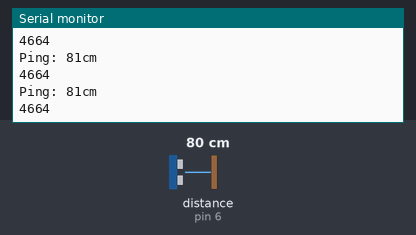
A sketch run on a simulated Arduino Uno, built with avr-gcc and run on an emulated ATmega328P. Parts: the last lines printed to the serial monitor. Inputs (shaded band) come from the test bench; at power-on: distance to the obstacle (sensor on pin 6) 80 cm. The echo pulse lasts 58.3 µs per cm.

Above: at 1.4 s.
1.5 s: distance to the obstacle (sensor on pin 6) set to 2 cm
At 1.98 s:
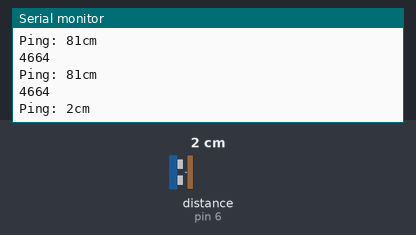
3.0 s: distance to the obstacle (sensor on pin 6) set to 120 cm
At 3.53 s:
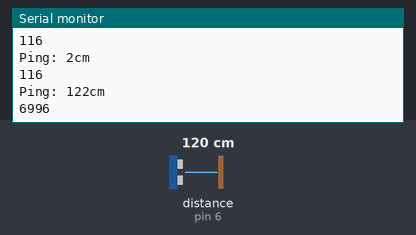
Timing chart, 0 to 6.0 s (numbered marks = the images above; inputs shaded):
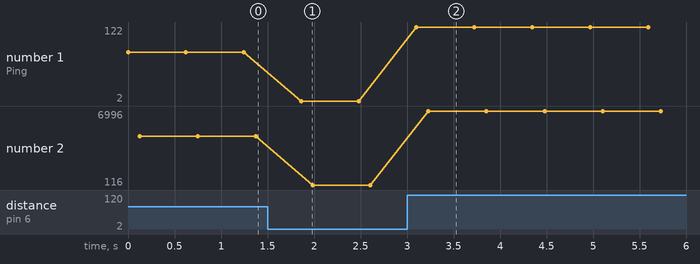

Measured:
- after the input at 1.5 s, the serial monitor: prints a new line after 0.37 s (image 1)
- after the input at 3.0 s, the serial monitor: prints a new line after 0.10 s (image 2)
- plotted number 1: 81 → 2 after the input at 1.5 s, 2 → 122 after the input at 3.0 s
- plotted number 2: 4664 → 116 after the input at 1.5 s, 116 → 6996 after the input at 3.0 s

The sketch:

sketch_jan13b.ino
```cpp
#include <NewPing.h>

#define TRIGGER_PIN  5
#define ECHO_PIN     6
#define MAX_DISTANCE 200

NewPing sonar(TRIGGER_PIN, ECHO_PIN, MAX_DISTANCE);

void setup() {
  Serial.begin(9600);
  }

void loop() {
  Serial.print("Ping: ");
  unsigned int us=sonar.ping_median();     //傳回 5 次偵測的回應時間中數 (微秒)
  Serial.print(sonar.convert_cm(us));         //將回應時間 (微秒) 轉成距離 (公分)
  Serial.println("cm");
  Serial.println(us);
  delay(500);
  }
```
